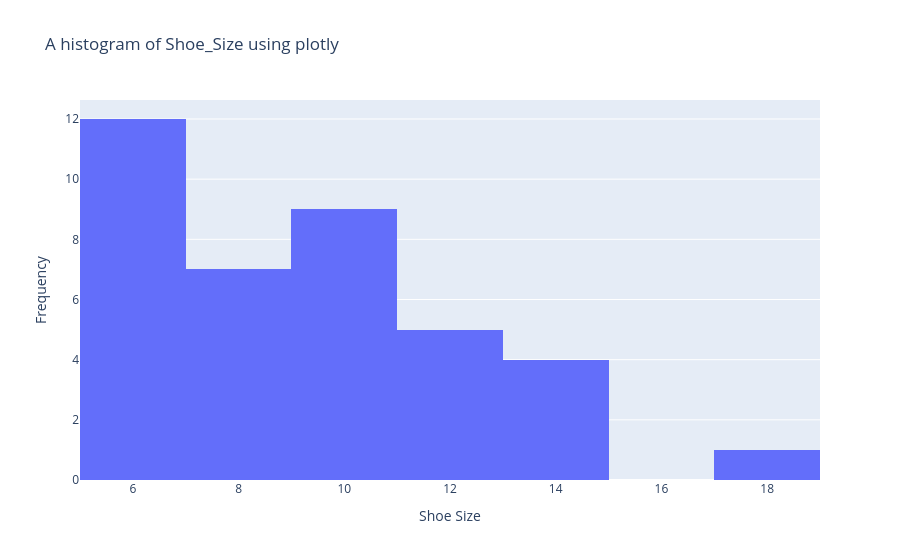

Notebook cell for this chart:
### Markdown cell above
#### Create a histogram of Shoe_Size

### Code cell
fig = px.histogram(students, x='Shoe_Size', title='A histogram of Shoe_Size using plotly')
fig.update_layout(
    xaxis_title='Shoe Size',
    yaxis_title='Frequency'
)
fig.show()

### Figure 1 — Plotly figure (JSON) as saved in the notebook; plotly's stock layout.template omitted (floating-point values rounded to 4 significant figures)
{"data": [{"bingroup": "x", "hovertemplate": "Shoe_Size=%{x}<br>count=%{y}<extra></extra>", "legendgroup": "", "marker": {"color": "#636efa", "pattern": {"shape": ""}}, "name": "", "orientation": "v", "showlegend": false, "type": "histogram", "x": [13.5, 8.0, 6.4, 6.9, 10.5, 6.8, 5.5, 9.6, 9.1, 6.7, 9.7, 10.4, 7.7, 12.5, 7.6, 11.4, 5.6, 8.4, 12.1, 6.4, 13.7, 13.6, 18.0, 6.3, 11.6, 5.4, 9.5, 10.4, 13.7, 8.3, 6.5, 5.2, 7.6, 8.9, 10.5, 12.8, 6.6, 10.3], "xaxis": "x", "yaxis": "y"}], "layout": {"barmode": "relative", "legend": {"tracegroupgap": 0}, "title": {"text": "A histogram of Shoe_Size using plotly"}, "xaxis": {"anchor": "y", "domain": [0, 1], "title": {"text": "Shoe Size"}}, "yaxis": {"anchor": "x", "domain": [0, 1], "title": {"text": "Frequency"}}}}
